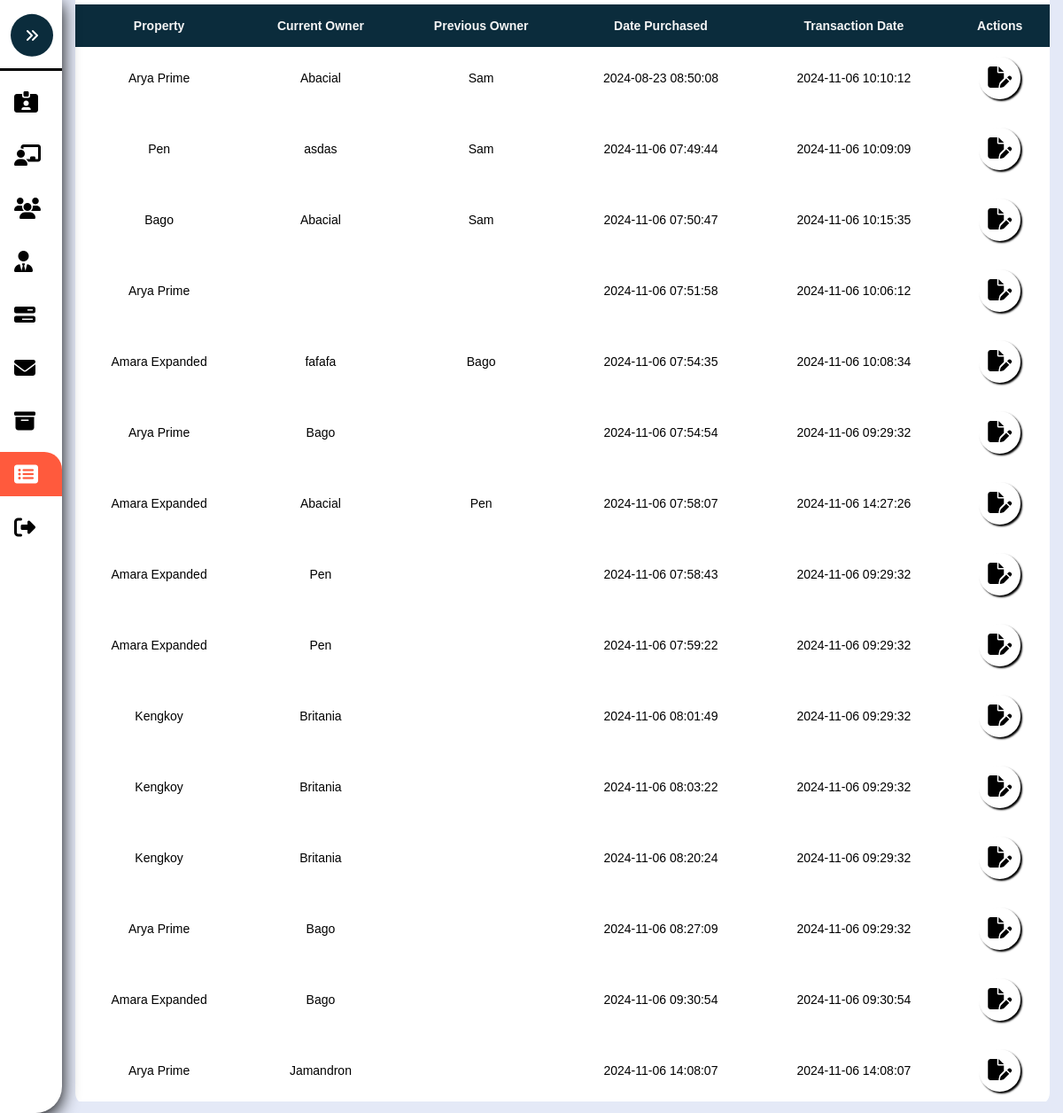
Screenshot of /Admin-SoldProperties.php with the database file from the repository.
### tables this page shows
CREATE TABLE `sales` (
  `SaleID` int(8) NOT NULL,
  `Property` varchar(255) NOT NULL,
  `CurrentOwner` varchar(255) NOT NULL,
  `PreviousOwner` varchar(255) NOT NULL,
  `Date_Purchased` timestamp NOT NULL DEFAULT current_timestamp(),
  `TransactionDate` timestamp NOT NULL DEFAULT current_timestamp() ON UPDATE current_timestamp()
);

### Admin-SoldProperties.php (the view, shortened to what this page needs)
<?php
	include './Assets/Php/Connection.php';
?>
<!DOCTYPE html>
<html>
<head>
	<link rel="stylesheet" type="text/css" href="./Assets/Css/Admin.css?v=<?php echo time(); ?>">
</head>
<body>
	<nav class="sidebar close" id="sidebar">
		<header>
			<figure class="image-container">
			</figure>
			<button class="toggle">
				<i class="fa-solid fa-angles-right"></i>
			</button>
		</header>
		<div class="menu-bar">
			<div class="menu">
				<ul class="menu-links">
					<li class="nav-link">
						<a href="./Admin-Account.php" >
							<i class="fa-solid fa-id-card-clip"></i>
						</a>
					</li>
					<li class="nav-link">
						<a href="./Admin-Pending.php">
							<i class="fa-solid fa-chalkboard-user"></i>
						</a>
					</li>
					<li class="nav-link">
						<a href="./Admin-Users.php" class="dashboard-list-item " >
							<i class="fa-solid fa-users"></i>
						</a>
					</li>
					<li class="nav-link">
						<a href="./Admin-Management.php" class="dashboard-list-item ">
							<i class="fa-solid fa-user-tie"></i>
						</a>
					</li>
					<li class="nav-link">
						<a href="./Admin-Properties.php" class="dashboard-list-item ">
							<i class="fa-solid fa-bars-progress"></i>
						</a>
					</li>
					<li class="nav-link">
						<a href="Admin-Message.php" class="dashboard-list-item">
							<i class="fa-solid fa-envelope"></i>
						</a>
					</li>
					<li class="nav-link">
						<a href="./Admin-Archieve.php" class="dashboard-list-item ">
							<i class="fa-solid fa-box-archive"></i>
						</a>
					</li>
					<li class="nav-link">
						<a href="Admin-SoldProperties.php" class="dashboard-list-item active">
							<i class="fa-solid fa-rectangle-list"></i>
						</a>
					</li>
					<li class="nav-link">
						<a href="./Assets/Php/Logout.php" class="dashboard-list-item">
							<i class="fa-solid fa-right-from-bracket"></i>
						</a>
					</li>
				</ul>
			</div>
		</div>
	</nav>
	<main class="main">
		<section class="Table-section" id="Table-Section">
			<div class="container">
				<table class="table" id="table">
					<tr>
						<th>Property</th>
						<th>Current Owner</th>
						<th>Previous Owner</th>
						<th>Date Purchased</th>
						<th>Transaction Date</th>
						<th class="action-center">Actions</th>
					</tr>
					<?php
						$sql = "SELECT * FROM sales";
						$rs = mysqli_query($conn, $sql);
						if($rs){
							while ($row = mysqli_fetch_assoc($rs)) {
								$SaleID = $row['SaleID'];
								$Property = $row['Property'];
								$Owner = $row['CurrentOwner'];
								$Previous = $row['PreviousOwner'];
								$Date_Purchased = $row['Date_Purchased'];
								$Transaction = $row['TransactionDate'];
								echo "
								<tr>
									<td>".$Property."</td>
									<td>".$Owner."</td>
									<td>".$Previous."</td>
									<td>".$Date_Purchased."</td>
									<td>".$Transaction."</td>
							<td class='td-action'>
							<a href='Admin-ViewSales.php?UpdateID=$SaleID' class='custom-tooltip' data-title='Update'>
							<i class='fa-solid fa-file-pen'></i>
							</a>
							</td>
								</tr>
								";
							}
						}
					?>
				</table>
			</div>
		</section>
	</main>
</body>
</html>

### Assets/Css/Admin.css (style rules this page uses)
:root { --dark-jungle-green: hsl(188, 63%, 7%); --prussian-blue: hsl(200, 69%, 14%); --raisin-black-1: hsl(227, 29%, 13%); --raisin-black-2: hsl(229, 17%, 19%); --yellow-green: hsl(89, 72%, 85%); --orange-soda: hsl(9,100%, 62%); --cultured-1: hsl(0, 0%, 93%); --cultured-2:hsl(192, 24%, 96%); --misty-rose: hsl(210, 100%, 97%); --alice-blue: hsl(8, 100%, 97%); --seashell: hsl(8,100%, 97%); --cadet: hsl(0, 0%, 100%); --white: hsl(0,0%, 100%); --black:hsl(0,0%,0%); --opal: hsl(180, 20%, 62%); --head-foot-bg-amaresa: rgba(255, 255, 255, 0.66); --header-bg-amaresa-shadow:0 4px 30px rgba(0, 0, 0, 0.1); --footer-bg-amaresa-shadow:0 -4px 30px rgba(0, 0, 0, 0.1); --amaresa-box-shadow: 2px 2px 2px black; --amaresa-bg:#f0f0f0; --body-color: #E4E9F7; --sidebar-color: #FFF; --sidebar-text-color: #707070; --sidebar-toggle-color: #DDD; --ff-numito-sans:"Nunito Sans", sans-serif; --ff-poppins:"Poppins", sans-serif; --fs-1: 1.875rem; --fs-2: 1.5rem; --fs-3: 1.375rem; --fs-4: 1.125rem; --fs-5: 0.875rem; --fs-6: 0.813rem; --fs-7: 0.75rem; --fw-500: 500; --fw-600: 600; --fw-700: 700; --transition:0.25s ease; --section-spacing: 100px; --shadow-1: 0 5px 20px hsla(219, 56%, 21%, 0.1); --shadow-1: 0 16px 32px hsla(188, 63%, 63%, 0.1); }
*, *::before, *::after { padding: 0; margin: 0; box-sizing: border-box; }
li { list-style: none; }
a { text-decoration: none; }
a, img, span, button, i { display: block; }
button { border:none; outline: none; background: none; font: inherit; text-align: left; cursor: pointer; }
i { pointer-events: none; }
html { font-family: var(--ff-numito-sans); scroll-behavior: smooth; }
body { background: var(--body-color); overflow-x: hidden; }
.container { padding-inline:15px; }
button, a { transition: var(--transition); }
.sidebar { position: fixed; top: 0; left: 0; box-shadow: 2px 2px 15px var(--orange-soda); border-bottom-right-radius: 30px; width: 250px; height: 100vh; background: var(--sidebar-color); transition: .5s ease; z-index: 100; }
.sidebar.close { width: 70px; box-shadow: 0 5px 20px black; }
.sidebar.close .toggle { transform: translate(-50%,-40%); background: var(--prussian-blue); }
.sidebar figure { border-bottom: 3px solid black; position: relative; }
.sidebar header { position: relative; }
.sidebar header .toggle { position: absolute; top: 30%; right:-20%; cursor: pointer; padding: 1rem; background: var(--orange-soda); color: var(--white); border-radius: 100%; display: flex; justify-content: center; align-items: center; transform: rotate(180deg) translate(40%); }
.sidebar .nav-link a { height: 50px; margin-top: 10px; display: flex; justify-content: left; align-items: center; color: black; transition:var(--transition); }
.sidebar .nav-link i { margin-inline: 1rem; font-size: var(--fs-2); }
.sidebar .nav-link .active { color: white; background: var(--orange-soda); border-top-right-radius: 20px; }
.main { position: relative; height: 100vh; left: 250px; width: calc(100% - 250px); transition: .5s ease; }
.sidebar.close ~ .main { left: 70px; width: calc(100% - 70px); }
.Table-section { max-height: 99vh; overflow-x: hidden; position: relative; }
.td-action { position: relative; transition: .3s ease; display: flex; align-items: center; gap: 1rem; justify-content: space-evenly; }
.td-action a { font-size: var(--fs-2); padding: 10px; background: var(--white); box-shadow: var(--amaresa-box-shadow); border-radius: 26px; color: black; }
.custom-tooltip { position: relative; display: inline-block; cursor: pointer; }

### rows the page displays
sales: Property "Arya Prime", CurrentOwner "Abacial", PreviousOwner "Sam", Date_Purchased "2024-08-23 08:50:08", TransactionDate "2024-11-06 10:10:12"
sales: Property "Pen", CurrentOwner "asdas", PreviousOwner "Sam", Date_Purchased "2024-11-06 07:49:44", TransactionDate "2024-11-06 10:09:09"
sales: Property "Bago", CurrentOwner "Abacial", PreviousOwner "Sam", Date_Purchased "2024-11-06 07:50:47", TransactionDate "2024-11-06 10:15:35"
sales: Property "Arya Prime", Date_Purchased "2024-11-06 07:51:58", TransactionDate "2024-11-06 10:06:12"
sales: Property "Amara Expanded", CurrentOwner "fafafa", PreviousOwner "Bago", Date_Purchased "2024-11-06 07:54:35", TransactionDate "2024-11-06 10:08:34"
sales: Property "Arya Prime", CurrentOwner "Bago", Date_Purchased "2024-11-06 07:54:54", TransactionDate "2024-11-06 09:29:32"
sales: Property "Amara Expanded", CurrentOwner "Abacial", PreviousOwner "Pen", Date_Purchased "2024-11-06 07:58:07", TransactionDate "2024-11-06 14:27:26"
sales: Property "Amara Expanded", CurrentOwner "Pen", Date_Purchased "2024-11-06 07:58:43", TransactionDate "2024-11-06 09:29:32"
sales: Property "Amara Expanded", CurrentOwner "Pen", Date_Purchased "2024-11-06 07:59:22", TransactionDate "2024-11-06 09:29:32"
sales: Property "Kengkoy", CurrentOwner "Britania", Date_Purchased "2024-11-06 08:01:49", TransactionDate "2024-11-06 09:29:32"
sales: Property "Kengkoy", CurrentOwner "Britania", Date_Purchased "2024-11-06 08:03:22", TransactionDate "2024-11-06 09:29:32"
sales: Property "Kengkoy", CurrentOwner "Britania", Date_Purchased "2024-11-06 08:20:24", TransactionDate "2024-11-06 09:29:32"
sales: Property "Arya Prime", CurrentOwner "Bago", Date_Purchased "2024-11-06 08:27:09", TransactionDate "2024-11-06 09:29:32"
sales: Property "Amara Expanded", CurrentOwner "Bago", Date_Purchased "2024-11-06 09:30:54", TransactionDate "2024-11-06 09:30:54"
sales: Property "Arya Prime", CurrentOwner "Jamandron", Date_Purchased "2024-11-06 14:08:07", TransactionDate "2024-11-06 14:08:07"
